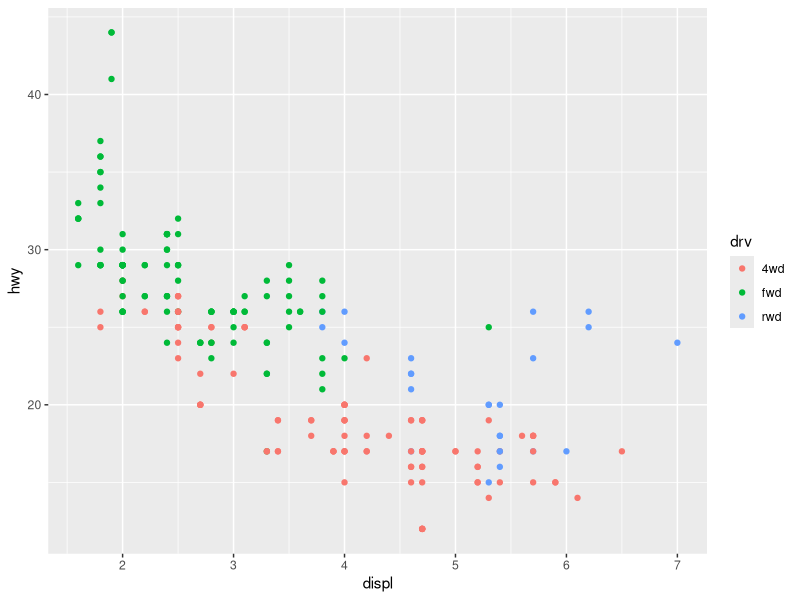
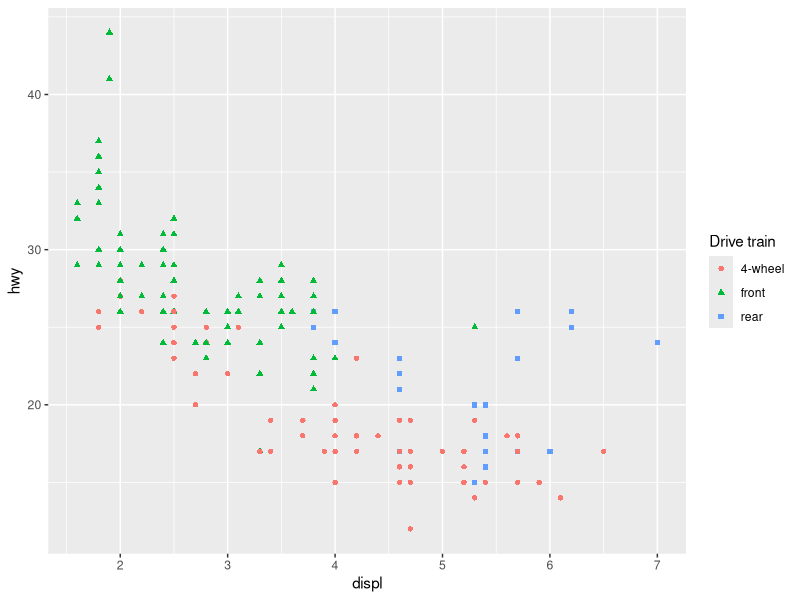
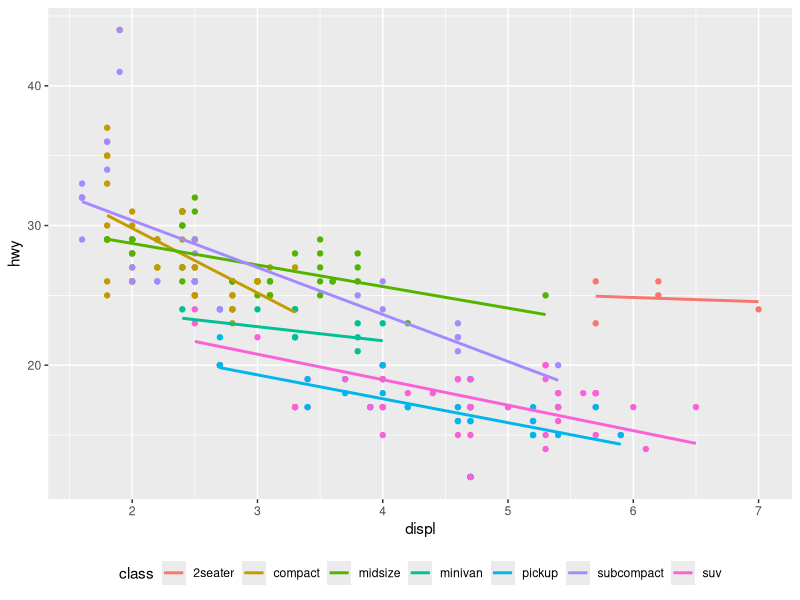

Source code (R) for these figures, in order:
## ---- chunk 1
knitr::opts_chunk$set(echo = TRUE)
## ---- chunk 2
library(tidyverse)
## ---- chunk 3
drv_labels <- c("4" = "4wd", "f" = "fwd", "r" = "rwd")

ggplot(mpg, aes(displ, hwy)) + 
  geom_point(aes(colour = drv)) +
  scale_colour_discrete(labels = drv_labels)
## ---- chunk 4
ggplot(mpg, aes(displ, hwy)) + 
  geom_point(aes(colour = drv, shape = drv)) + 
  scale_colour_discrete("Drive train",
                        breaks = c("4", "f", "r"),
                        labels = c("4-wheel", "front", "rear")) +
  scale_shape_discrete("Drive train",
                        breaks = c("4", "f", "r"),
                        labels = c("4-wheel", "front", "rear"))
## ---- chunk 5
ggplot(mpg, aes(displ, hwy, colour = class)) + 
      geom_point(show.legend = FALSE) + 
      geom_smooth(method = "lm", se = FALSE) + 
      theme(legend.position = "bottom") + 
      guides(colour = guide_legend(nrow = 1))
